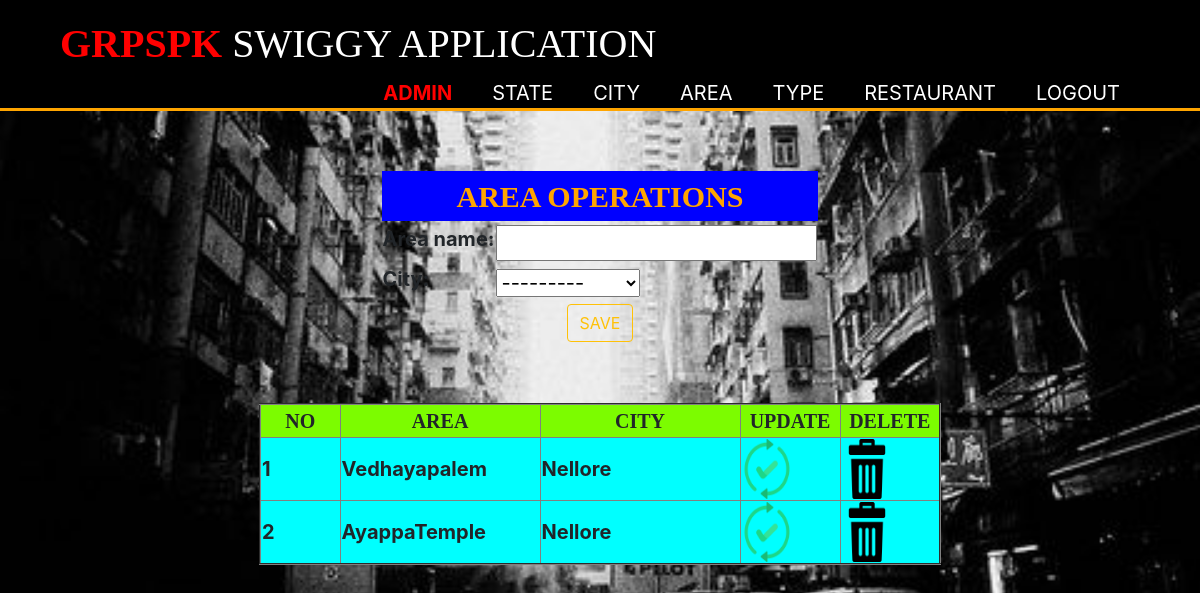
The page /open_area/ (signed in) on the database as committed earlier.
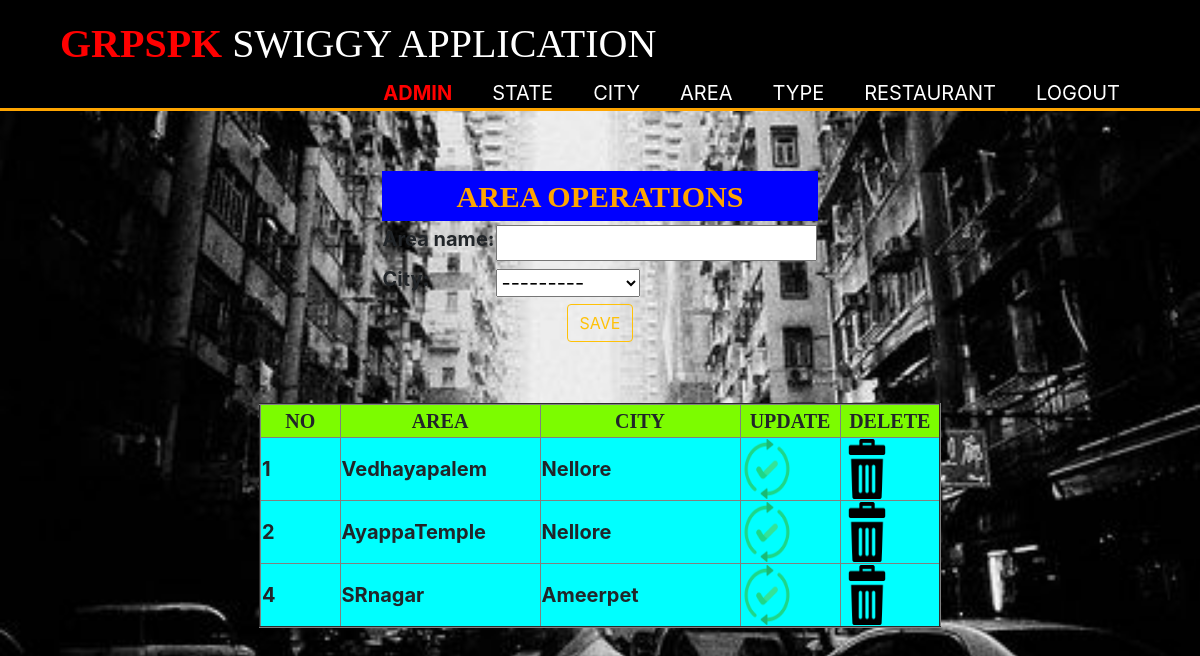
The same page on the database as committed later.
### s_admin/models.py (models this page shows, shortened)
class Areamodel(models.Model):
    area_no=models.AutoField(primary_key=True)
    area_name=models.CharField(max_length=40)
    city=models.ForeignKey(Citymodel,on_delete=models.CASCADE)

class Citymodel(models.Model):
    city_no=models.AutoField(primary_key=True)
    city_name=models.CharField(max_length=30)
    state=models.ForeignKey(Statemodel,on_delete=models.CASCADE)
    def __str__(self):
        return self.city_name

### s_admin/views.py (the view, shortened to what this page needs)
# urls.py: path('open_area/',views.open_area.as_view(),name='open_area'),
class open_area(View):
    def get(self,request):
        return render(request,"s_admin/open_area.html",{'af':Areaform(),'adata':Areamodel.objects.all()})

### s_admin/forms.py
class Areaform(forms.ModelForm):
    class Meta:
        model=Areamodel
        fields="__all__"
        exclude=('area_no',)

### templates/s_admin/open_area.html (shortened to what this page needs)
{% extends 's_admin/admin_main_page.html' %}
{% block admin_main_page %}
{% load static %}
    <link rel="stylesheet" href="{% static 'css/adm_bck_ar.css' %}">
    {% if request.session.status %}
        {% if af %}
        <br>
        <br>
        <form method="post">
        <table align="center">
        <tr>
            <th colspan="3" style="text-align: center;font-family: Algerian;font-size: 30px;background-color:blue;color: orange" height="50px">AREA OPERATIONS</th>
        </tr>
        <tr>
            <th>{{ af }}</th>
        </tr>
        <tr>
            <th colspan="2" style="text-align: center"><button type="submit" class="btn btn-outline-warning">SAVE</button></th>
        </tr>
        </table>
        </form>
            {% endif %}
        <br><br>
        <table align="center" border="2">
        <tr bgcolor="#7cfc00">
            <th style="font-size: 20px;text-align: center;font-family: Algerian" width="80px">NO</th>
            <th style="font-size: 20px;text-align: center;font-family: Algerian" width="200px">AREA</th>
            <th style="font-size: 20px;text-align: center;font-family: Algerian" width="200px">CITY</th>
            <th style="font-size: 20px;text-align: center;font-family: Algerian" width="100px">UPDATE</th>
            <th style="font-size: 20px;text-align: center;font-family: Algerian" width="100px">DELETE</th>
        </tr>
        {% for x in adata %}
            <tr bgcolor="aqua">
            <th>{{ x.area_no }}</th>
            <th>{{ x.area_name }}</th>
            <th>{{ x.city }}</th>
            <th>
                <a href="{% url 'update_area' %}?ano={{ x.area_no }}&aname={{ x.area_name }}">
                <img src="{% static 'images/refresh.png' %}" height="60px" width="50px">
                </a>
            </th>
            <th>
                <a href="{% url 'delete_area' %}?ano={{ x.area_no }}">
                <img src="{% static 'images/bin.png' %}" height="60px" width="50px">
                </a>
            </th>
            </tr>
        {% endfor %}
        </table>
    {% else %}
        <h3 style="text-align: center;font-size: 20px;font-family: 'Agency FB';color: red">PLEASE DO LOGIN FIRST!!!!!!!!!!</h3>
    {% endif %}
{% endblock %}

Rows that differ between the two databases and show on the page:
added Areamodel: area_no "4", area_name "SRnagar", city "Ameerpet"
